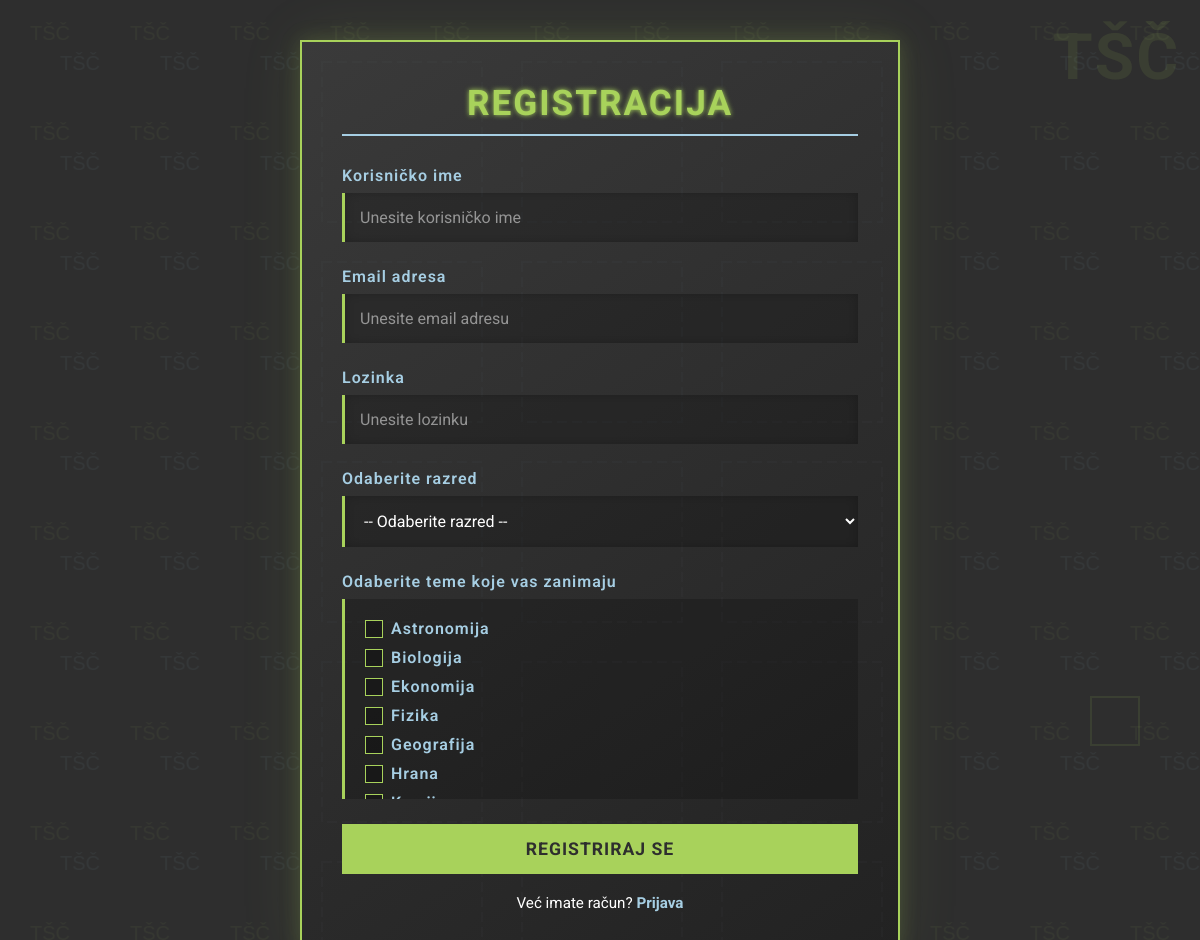
Screenshot of /registracija.php with the database file from the repository.
### tables this page shows
CREATE TABLE `ep_teme` (
  `ID` int(11) NOT NULL,
  `naziv` varchar(255) NOT NULL
);

### registracija.php (the view, shortened to what this page needs)
<?php
require_once 'db_connection.php';
try {
    $conn = new PDO("mysql:host=$servername;dbname=$dbname;charset=utf8", $dbUsername, $dbPassword);
    $conn->setAttribute(PDO::ATTR_ERRMODE, PDO::ERRMODE_EXCEPTION);
} catch (PDOException $e) {
    die("Greška s bazom: " . $e->getMessage());
}
$sqlTeme = "SELECT * FROM ep_teme ORDER BY naziv";
$stmtTeme = $conn->prepare($sqlTeme);
$stmtTeme->execute();
$allTeme = $stmtTeme->fetchAll(PDO::FETCH_ASSOC);
?>
<!DOCTYPE html>
<html lang="hr">
<head>
    <link rel="stylesheet" href="https://cdnjs.cloudflare.com/ajax/libs/font-awesome/5.15.3/css/all.min.css">
</head>
<body>
    <div class="tech-school-overlay">TŠČ</div>
    <div class="cube-decoration"></div>
    <div class="cube-decoration"></div>
    <div class="container">
        <h1>Registracija</h1>
        <form method="POST">
            <div class="form-group">
                <label for="ime">Korisničko ime</label>
                <input type="text" name="ime" id="ime" placeholder="Unesite korisničko ime"
                       value="<?= isset($_POST['ime']) ? htmlspecialchars($_POST['ime']) : '' ?>" required>
            </div>
            <div class="form-group">
                <label for="email">Email adresa</label>
                <input type="email" name="email" id="email" placeholder="Unesite email adresu"
                       value="<?= isset($_POST['email']) ? htmlspecialchars($_POST['email']) : '' ?>" required>
            </div>
            <div class="form-group">
                <label for="password">Lozinka</label>
                <input type="password" name="password" id="password" placeholder="Unesite lozinku" required>
            </div>
            <div class="form-group">
                <label for="razred_id">Odaberite razred</label>
                <select name="razred_id" id="razred_id" required>
                    <option value="">-- Odaberite razred --</option>
                </select>
            </div>
            <div class="form-group">
                <label>Odaberite teme koje vas zanimaju</label>
                <div class="checkbox-container">
                    <?php foreach ($allTeme as $tema): ?>
                        <div class="checkbox-group">
                            <input type="checkbox" name="teme[]" id="tema_<?= $tema['ID'] ?>"
                                   value="<?= $tema['ID'] ?>"
                                   <?= (isset($_POST['teme']) && in_array($tema['ID'], $_POST['teme'])) ? 'checked' : '' ?>>
                            <label for="tema_<?= $tema['ID'] ?>"><?= htmlspecialchars($tema['naziv']) ?></label>
                        </div>
                    <?php endforeach; ?>
                </div>
            </div>
            <button type="submit">Registriraj se</button>
            <div class="login-link">
                Već imate račun? <a href="login.php">Prijava</a>
            </div>
        </form>
    </div>
</body>
</html>

### registracija.php (style rules this page uses)
* { margin: 0; padding: 0; box-sizing: border-box; font-family: 'Roboto', sans-serif; }
body { background: #2e2e2e; color: #fff; min-height: 100vh; padding: 20px; display: flex; justify-content: center; align-items: center; }
.container { width: 100%; max-width: 600px; margin: 20px; background: linear-gradient(145deg, #3a3a3a, #222222); border: 2px solid #A8D25B; box-shadow: 0 0 20px rgba(168, 210, 91, 0.2), 0 0 60px rgba(168, 210, 91, 0.1); padding: 40px; border-radius: 0; position: relative; overflow: hidden; }
.container:before { content: ""; position: absolute; top: 0; left: 0; width: 100%; height: 100%; pointer-events: none; opacity: 0.2; }
h1 { color: #A8D25B; text-shadow: 0 0 5px #A8D25B; font-weight: bold; letter-spacing: 2px; text-transform: uppercase; margin-bottom: 30px; border-bottom: 2px solid #A6CEE3; padding-bottom: 10px; text-align: center; font-size: 2.2rem; position: relative; }
.form-group { margin-bottom: 25px; position: relative; }
label { display: block; margin-bottom: 8px; font-weight: 600; color: #A6CEE3; letter-spacing: 1px; }
input[type="text"], input[type="password"], input[type="email"], select { width: 100%; padding: 15px; border: none; border-radius: 0; background: rgba(0, 0, 0, 0.2); color: #fff; font-size: 1rem; border-left: 3px solid #A8D25B; transition: all 0.3s ease; box-shadow: inset 0 0 10px rgba(0, 0, 0, 0.2); }
input[type="text"]::placeholder, input[type="password"]::placeholder, input[type="email"]::placeholder { color: rgba(255, 255, 255, 0.5); }
.checkbox-container { background: rgba(0, 0, 0, 0.2); padding: 20px; margin-bottom: 25px; max-height: 200px; overflow-y: auto; border-left: 3px solid #A8D25B; }
.checkbox-group { margin-bottom: 10px; display: flex; align-items: center; }
.checkbox-group input[type="checkbox"] { margin-right: 8px; position: relative; width: 18px; height: 18px; -webkit-appearance: none; background: rgba(0, 0, 0, 0.3); outline: none; border: 1px solid #A8D25B; cursor: pointer; }
.checkbox-group label { margin-bottom: 0; cursor: pointer; }
button { width: 100%; padding: 15px; background: #A8D25B; color: #2e2e2e; border: none; cursor: pointer; font-size: 1.1rem; font-weight: bold; letter-spacing: 1px; text-transform: uppercase; transition: all 0.3s ease; position: relative; overflow: hidden; z-index: 1; }
button:before { content: ""; position: absolute; top: 0; left: -100%; width: 100%; height: 100%; background: #A6CEE3; transition: all 0.4s ease; z-index: -1; }
.login-link { text-align: center; margin-top: 20px; font-size: 0.95rem; }
.login-link a { color: #A6CEE3; text-decoration: none; font-weight: bold; transition: color 0.3s ease; }
.tech-school-overlay { position: fixed; top: 20px; right: 20px; font-size: 4rem; color: rgba(168, 210, 91, 0.1); z-index: -1; font-weight: bold; letter-spacing: 2px; }
.cube-decoration { position: absolute; width: 50px; height: 50px; z-index: -1; border: 2px solid rgba(166, 206, 227, 0.1); animation: rotate 20s linear infinite; }
.cube-decoration:nth-child(2) { top: 70%; right: 5%; animation-duration: 25s; border-color: rgba(168, 210, 91, 0.1); }

### rows the page displays
ep_teme: naziv "Astronomija"
ep_teme: naziv "Biologija"
ep_teme: naziv "Ekonomija"
ep_teme: naziv "Fizika"
ep_teme: naziv "Geografija"
ep_teme: naziv "Hrana"
